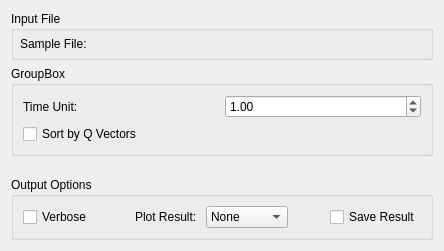
<?xml version="1.0" encoding="UTF-8"?>
<ui version="4.0">
 <class>IndirectSassena</class>
 <widget class="QWidget" name="IndirectSassena">
  <property name="geometry">
   <rect>
    <x>0</x>
    <y>0</y>
    <width>444</width>
    <height>251</height>
   </rect>
  </property>
  <property name="windowTitle">
   <string>Form</string>
  </property>
  <layout class="QVBoxLayout" name="verticalLayout">
   <item>
    <widget class="QGroupBox" name="gbInputFile">
     <property name="title">
      <string>Input File</string>
     </property>
     <layout class="QGridLayout" name="gridLayout">
      <property name="margin">
       <number>6</number>
      </property>
      <item row="0" column="1">
       <widget class="MantidQt::MantidWidgets::MWRunFiles" name="mwInputFile" native="true">
        <property name="sizePolicy">
         <sizepolicy hsizetype="Preferred" vsizetype="Fixed">
          <horstretch>0</horstretch>
          <verstretch>0</verstretch>
         </sizepolicy>
        </property>
        <property name="label" stdset="0">
         <string/>
        </property>
        <property name="fileExtensions" stdset="0">
         <stringlist>
          <string>.h5</string>
          <string>.hd5</string>
         </stringlist>
        </property>
       </widget>
      </item>
      <item row="0" column="0">
       <widget class="QLabel" name="lblSample">
        <property name="text">
         <string>Sample File:</string>
        </property>
       </widget>
      </item>
     </layout>
    </widget>
   </item>
   <item>
    <widget class="QGroupBox" name="gbOptions">
     <property name="title">
      <string>GroupBox</string>
     </property>
     <layout class="QGridLayout" name="gridLayout_2">
      <item row="0" column="0">
       <widget class="QLabel" name="lblTimeUnit">
        <property name="text">
         <string>Time Unit:</string>
        </property>
       </widget>
      </item>
      <item row="0" column="1">
       <widget class="QDoubleSpinBox" name="sbTimeUnit">
        <property name="maximum">
         <double>1000.000000000000000</double>
        </property>
        <property name="value">
         <double>1.000000000000000</double>
        </property>
       </widget>
      </item>
      <item row="1" column="0" colspan="2">
       <widget class="QCheckBox" name="cbSortQ">
        <property name="text">
         <string>Sort by Q Vectors</string>
        </property>
       </widget>
      </item>
     </layout>
    </widget>
   </item>
   <item>
    <spacer name="verticalSpacer">
     <property name="orientation">
      <enum>Qt::Vertical</enum>
     </property>
     <property name="sizeHint" stdset="0">
      <size>
       <width>20</width>
       <height>40</height>
      </size>
     </property>
    </spacer>
   </item>
   <item>
    <widget class="QGroupBox" name="gbOutput">
     <property name="sizePolicy">
      <sizepolicy hsizetype="Preferred" vsizetype="Fixed">
       <horstretch>0</horstretch>
       <verstretch>0</verstretch>
      </sizepolicy>
     </property>
     <property name="title">
      <string>Output Options</string>
     </property>
     <layout class="QHBoxLayout" name="horizontalLayout">
      <item>
       <widget class="QCheckBox" name="chkVerbose">
        <property name="enabled">
         <bool>true</bool>
        </property>
        <property name="text">
         <string>Verbose</string>
        </property>
       </widget>
      </item>
      <item>
       <spacer name="spOutput1">
        <property name="orientation">
         <enum>Qt::Horizontal</enum>
        </property>
        <property name="sizeHint" stdset="0">
         <size>
          <width>40</width>
          <height>20</height>
         </size>
        </property>
       </spacer>
      </item>
      <item>
       <widget class="QLabel" name="lblPlot">
        <property name="text">
         <string>Plot Result: </string>
        </property>
       </widget>
      </item>
      <item>
       <widget class="QComboBox" name="cbPlot">
        <item>
         <property name="text">
          <string>None</string>
         </property>
        </item>
        <item>
         <property name="text">
          <string>Spectrum</string>
         </property>
        </item>
        <item>
         <property name="text">
          <string>Contour</string>
         </property>
        </item>
        <item>
         <property name="text">
          <string>Both</string>
         </property>
        </item>
       </widget>
      </item>
      <item>
       <spacer name="spOutput2">
        <property name="orientation">
         <enum>Qt::Horizontal</enum>
        </property>
        <property name="sizeHint" stdset="0">
         <size>
          <width>40</width>
          <height>20</height>
         </size>
        </property>
       </spacer>
      </item>
      <item>
       <widget class="QCheckBox" name="chkSave">
        <property name="text">
         <string>Save Result</string>
        </property>
       </widget>
      </item>
     </layout>
    </widget>
   </item>
  </layout>
 </widget>
 <customwidgets>
  <customwidget>
   <class>MantidQt::MantidWidgets::MWRunFiles</class>
   <extends>QWidget</extends>
   <header>MantidQtMantidWidgets/MWRunFiles.h</header>
  </customwidget>
 </customwidgets>
 <tabstops>
  <tabstop>mwInputFile</tabstop>
  <tabstop>sbTimeUnit</tabstop>
  <tabstop>cbSortQ</tabstop>
  <tabstop>chkVerbose</tabstop>
  <tabstop>cbPlot</tabstop>
  <tabstop>chkSave</tabstop>
 </tabstops>
 <resources/>
 <connections/>
</ui>
